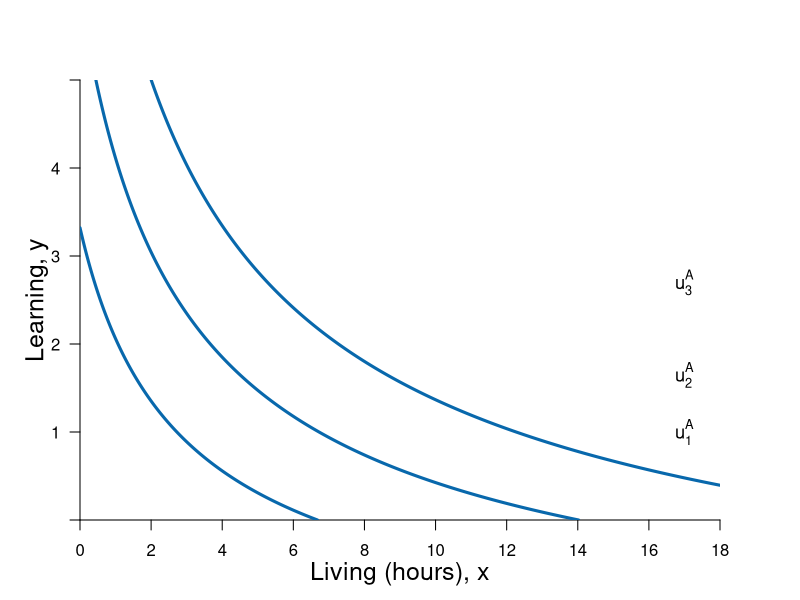

The R script that drew this image:
#Graph Designer: Simon Halliday
#Authors: Bowles, Foley and Halliday
#Title: Microeconomics: Competition, Conflict and Coordination

library(shape)
pdf(file = "constrained_optimization/indifference_constrained_comp_new.pdf", width = 8, height = 8)

#Set parameters for graphics
axislabelsize <- 1.5
labelsize <- 1.1
graphlinewidth <- 3
segmentlinewidth <- 2

COL <- c("#7fc97f", "#beaed4", "#fdc086", "#ffff99", "#386cb0", "#f0027f", "#bf5b17", "#666666")
COLA <- c("#e0f3db", "#99d8c9","#66c2a4","#41ae76", "#238b45", "#005824")
COLB <- c("#4eb3d3", "#2b8cbe", "#0868ac","#084081")

#Edited the margins to cater for the larger LHS labels
par(mar =  c(4, 4, 4, 4))

ppf <- function(x, slope = 1/64, bary = 4) {
  bary - slope *x^2
}

uFn <- function(x, y, alpha = 0.4, z = 2){
  ((x + z)^alpha)*((y + z)^(1-alpha))
}

indiffA <- function(x, ubar = uFn(8,3) - 1, alpha = 0.4) {
  (ubar/ (x^alpha))^(1/ (1 - alpha))
}

ylims <- c(0, 5)
xlims <- c(0, 18)

npts <- 501 
x <- seq(xlims[1], xlims[2], length.out = npts)
y <- seq(ylims[1], ylims[2], length.out = npts) 
a <- c(uFn(8, 3) - 3, uFn(8, 3)-2, uFn(8, 3) -1) #alpha = 0.4

plot(0, 0, xlim = xlims, ylim = ylims, type = "n",
     xlab = expression(paste("")),
     ylab = expression(paste("")), 
     xaxt = "n", 
     yaxt = "n", 
     cex.lab = axislabelsize, 
     bty = "n", 
     xaxs="i", 
     yaxs="i"
)


# ticksy <- seq(from = 0, to = ylims[2], by = 1)
# ylabels <- seq(from = 0, to = ylims[2], by = 1)
ticksx <- seq(from = 0, to = xlims[2], by = 2)
xlabels <- seq(from = 0, to = xlims[2], by = 2)
ticksy <- c(ylims[1], 1, 2, 3, 4, ylims[2])
ylabels <- c(NA, 1, 2, 3, 4, NA)
# ticksx <- c(xlims[1], 5.25, 8.944272, xlims[2])
# xlabels <- c(NA, expression(paste(x,"*")), expression(paste(bar(x))), NA)

axis(1, at = ticksx, pos = 0, labels = xlabels)
axis(2, at = ticksy, pos = 0, labels = ylabels, las = 1)

npts <- 500 
xx1 <- seq(xlims[1], xlims[2], length.out = npts)
xx2 <- seq(0, xlims[2], length.out = npts)
xx3 <- seq(xlims[1], 0, length.out = npts)
xx4 <- seq(-11, 0, length.out = npts)

#Draw the polygon for shading the feasible set
# xpoly1 <- seq(from = xlims[1], to = 16, length.out = 500)
# ypoly1 <- ppf(xpoly1)
# polygon(x = c(xpoly1, xpoly1[1]), y = c(ypoly1, rev(ypoly1)[1]), col=COLA[1], density=NULL, border = NA)

#Draw the graphs
#lines(xx1, ppf(xx1), col = COLA[5], lwd = graphlinewidth)

#Label the feasible frontier
# text(10.5, 0.53, expression("Feasible Frontier"), cex = labelsize)
# Arrows(12.5, 0.53, 14.5, 0.53, col = "black", lty = 1, lwd = 2, arr.type = "triangle", arr.lwd = 0.5)

contour(x, y, 
        outer(x, y, uFn),
        drawlabels = FALSE,
        col = COLB[3],
        lwd = graphlinewidth,
        levels = a, 
        xaxs="i", 
        yaxs="i", 
        add = TRUE)

#Axis labels
mtext(expression(paste("Living (hours), ", x)), side = 1, line = 2.5, cex = axislabelsize)
text(-1.2, 0.5*ylims[2], expression(paste("Learning, ", y)), xpd = TRUE, cex = axislabelsize, srt = 90) 

#Add mrs = mrt at i
# text(8.6, 3.6, expression(paste(mrs(x,y) == mrt(x,y))), cex = labelsize)
# Arrows(8, 3.5, 8, 3.15, col = "black", lty = 1, lwd = 2, arr.type = "triangle", arr.lwd = 0.5)

#Label the indifference curves
text(17, 1, expression(u[1]^A), cex = labelsize)
text(17, 1.65, expression(u[2]^A), cex = labelsize)
text(17, 2.7, expression(u[3]^A), cex = labelsize)

#Annotate max u point on feasibility frontier
# text(8.4, ppf(8) + 0.1, expression(paste(i)), cex = labelsize)
# segments(8, 0, 8, ppf(x = 8), lty = 2, col = "gray", lwd = segmentlinewidth)
# segments(0, ppf(x = 8), 8, ppf(x = 8), lty = 2, col = "gray", lwd = segmentlinewidth)
# points(8, ppf(x = 8), pch = 16, col = "black", cex = 1.5)
# 
# text(3.3, ppf(2.9) + 0.1, expression(paste(a)), cex = labelsize)
# segments(2.9, 0, 2.9, ppf(x = 2.9), lty = 2, col = "gray", lwd = segmentlinewidth)
# segments(0, ppf(x = 2.9), 2.9, ppf(x = 2.9), lty = 2, col = "gray", lwd = segmentlinewidth)
# points(2.9, ppf(x = 2.9), pch = 16, col = "black", cex = 1.5)
# 
# 
# text(13.15, ppf(12.8) + 0.1, expression(paste(b)), cex = labelsize)
# segments(12.8, 0, 12.8, ppf(x = 12.8), lty = 2, col = "gray", lwd = segmentlinewidth)
# segments(0, ppf(x = 12.8), 12.8, ppf(x = 12.8), lty = 2, col = "gray", lwd = segmentlinewidth)
# points(12.8, ppf(x = 12.8), pch = 16, col = "black", cex = 1.5)
# 


dev.off()
